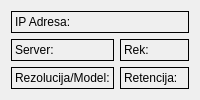
                <widget class="QWidget" name="infrastructerTab">
                 <attribute name="title">
                  <string>Infrastruktura</string>
                 </attribute>
                 <layout class="QVBoxLayout" name="verticalLayout_2">
                  <item>
                   <layout class="QGridLayout" name="infrastructureGridLayout">
                    <item row="2" column="0">
                     <widget class="QLabel" name="cameraModelLabel">
                      <property name="frameShape">
                       <enum>QFrame::Box</enum>
                      </property>
                      <property name="text">
                       <string>Rezolucija/Model:</string>
                      </property>
                      <property name="alignment">
                       <set>Qt::AlignLeading|Qt::AlignLeft|Qt::AlignTop</set>
                      </property>
                     </widget>
                    </item>
                    <item row="1" column="0">
                     <widget class="QLabel" name="cameraServerLabel">
                      <property name="frameShape">
                       <enum>QFrame::Box</enum>
                      </property>
                      <property name="text">
                       <string>Server:</string>
                      </property>
                      <property name="alignment">
                       <set>Qt::AlignLeading|Qt::AlignLeft|Qt::AlignTop</set>
                      </property>
                     </widget>
                    </item>
                    <item row="0" column="0" colspan="2">
                     <widget class="QLabel" name="cameraIPaddressLabel">
                      <property name="frameShape">
                       <enum>QFrame::Box</enum>
                      </property>
                      <property name="text">
                       <string>IP Adresa:</string>
                      </property>
                      <property name="alignment">
                       <set>Qt::AlignLeading|Qt::AlignLeft|Qt::AlignTop</set>
                      </property>
                     </widget>
                    </item>
                    <item row="1" column="1">
                     <widget class="QLabel" name="cameraRackLabel">
                      <property name="frameShape">
                       <enum>QFrame::Box</enum>
                      </property>
                      <property name="text">
                       <string>Rek:</string>
                      </property>
                      <property name="alignment">
                       <set>Qt::AlignLeading|Qt::AlignLeft|Qt::AlignTop</set>
                      </property>
                     </widget>
                    </item>
                    <item row="2" column="1">
                     <widget class="QLabel" name="cameraRetentionLabel">
                      <property name="frameShape">
                       <enum>QFrame::Box</enum>
                      </property>
                      <property name="text">
                       <string>Retencija:</string>
                      </property>
                      <property name="alignment">
                       <set>Qt::AlignLeading|Qt::AlignLeft|Qt::AlignTop</set>
                      </property>
                     </widget>
                    </item>
                   </layout>
                  </item>
                 </layout>
                </widget>
